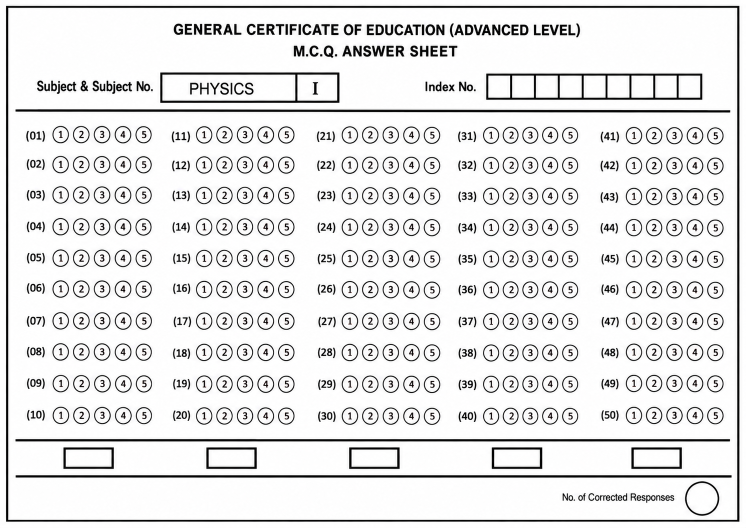
#> input picture ml/images/blank_sheet.png, 1491 x 1055 px, found by its file name (shown at 1/2 size)
$ python main.py
#> lines starting #> are read from the running program, lines starting #| are printed output that depends on the picture; pictures that were not available may be replaced by others from this repository, and a replacement may not be noted
import cv2
import numpy as np
import matplotlib.pyplot as plt
import os
import glob


# ============================================
# 1. IMAGE PATHS
# ============================================

image_folder = "ml/images"

blank_image_path = os.path.join(
    image_folder,
    "blank_sheet.png"
)


# ============================================
# 2. FIND TEST SHEET
# ============================================

possible_test_files = [
    "test_sheet_01.jpg",
    "test_sheet_01.jpeg",
    "test_sheet_01.png",
    "test_sheet_01.webp"
]

test_image_path = None


for filename in possible_test_files:

    path = os.path.join(
        image_folder,
        filename
    )

    if os.path.exists(path):

        test_image_path = path

        break


if test_image_path is None:

    print("\nERROR: Test sheet was not found.")

    print("\nFiles currently inside ml/images:")

    for file in glob.glob(
        os.path.join(image_folder, "*")
    ):

        print(
            " -",
            os.path.basename(file)
        )

    exit()


# ============================================
# 3. LOAD IMAGES
# ============================================

blank_image = cv2.imread(
    blank_image_path
)
#> blank_image is the input picture: shape (1055, 1491, 3); mean B, G, R 229.4, 229.3, 229.4

test_image = cv2.imread(
    test_image_path
)
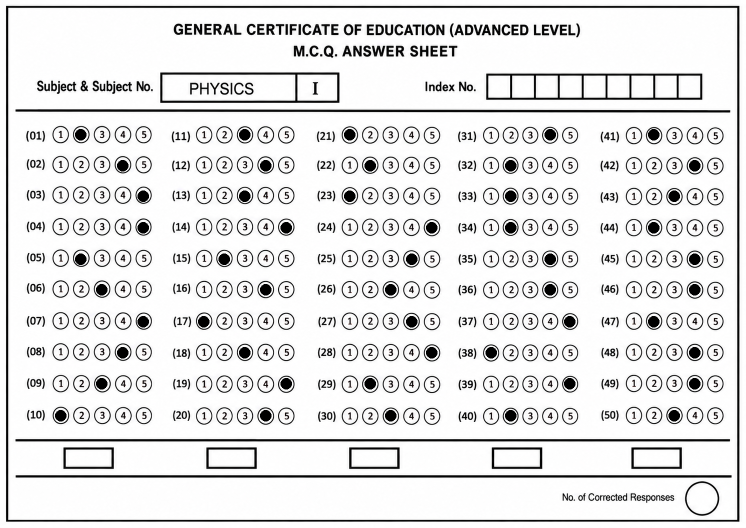
#> input picture ml/images/test_sheet_01.png, 1491 x 1055 px, given in place of test_sheet_01.jpg, which was not available (shown at 1/2 size)
#> test_image is the input picture: shape (1055, 1491, 3); mean B, G, R 226.6, 226.5, 226.6


if blank_image is None:

    print(
        "ERROR: Blank sheet could not be loaded."
    )

    exit()


if test_image is None:

    print(
        "ERROR: Test sheet could not be loaded."
    )

    exit()


print(
    "Blank sheet loaded successfully!"
)

print(
    "Test sheet loaded successfully!"
)

print(
    "Test sheet:",
    test_image_path
)


# ============================================
# 4. RESIZE IMAGES
# ============================================

target_width = 1000


# Blank sheet

blank_height, blank_width = (
    blank_image.shape[:2]
)
#> blank_height = 1055; blank_width = 1491

scale_blank = (
    target_width / blank_width
)
#> scale_blank = 0.671

blank_target_height = int(
    blank_height * scale_blank
)
#> blank_target_height = 707

blank_resized = cv2.resize(
    blank_image,
    (
        target_width,
        blank_target_height
    )
)
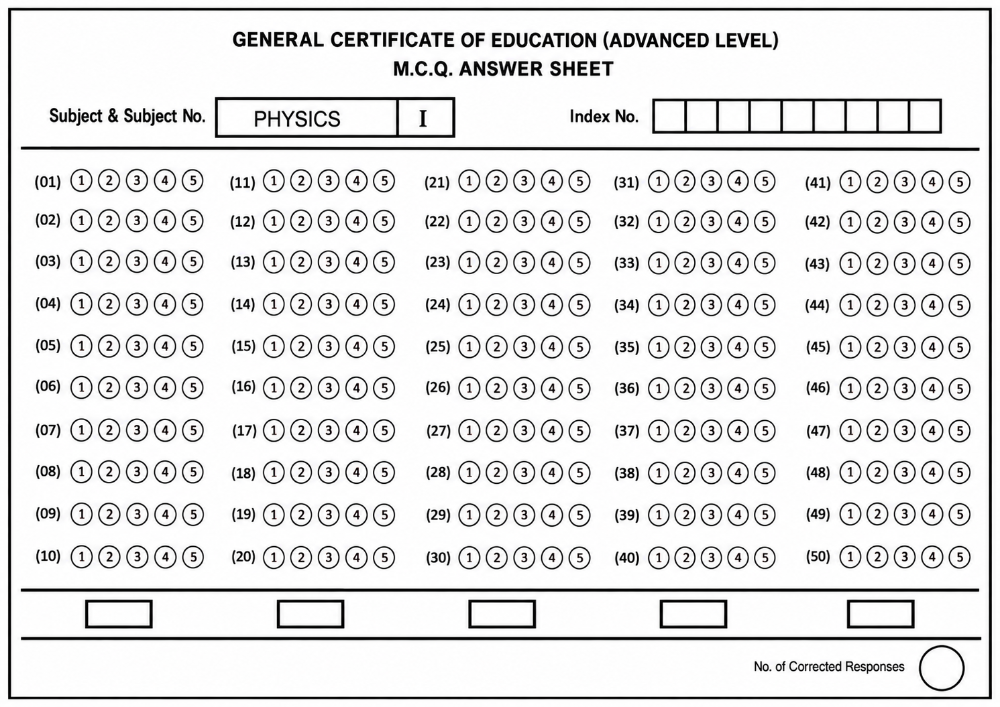
#> blank_resized: shape (707, 1000, 3); mean B, G, R 229.2, 229.1, 229.2


# Test sheet

test_height, test_width = (
    test_image.shape[:2]
)
#> test_height = 1055; test_width = 1491

scale_test = (
    target_width / test_width
)
#> scale_test = 0.671

test_target_height = int(
    test_height * scale_test
)
#> test_target_height = 707

test_resized = cv2.resize(
    test_image,
    (
        target_width,
        test_target_height
    )
)


# ============================================
# 5. CONVERT TO GRAYSCALE
# ============================================

blank_gray = cv2.cvtColor(
    blank_resized,
    cv2.COLOR_BGR2GRAY
)

test_gray = cv2.cvtColor(
    test_resized,
    cv2.COLOR_BGR2GRAY
)


# ============================================
# 6. EXPECTED BUBBLE POSITIONS
# ============================================

expected_x = [
    81, 109, 137, 165, 193,
    273, 301, 328, 356, 384,
    469, 496, 524, 552, 579,
    659, 685, 711, 738, 765,
    850, 877, 904, 932, 959
]


expected_y = [
    181, 221, 262, 305, 346,
    388, 430, 472, 515, 557
]


# ============================================
# 7. OPTIONS
# ============================================

options = [
    "A",
    "B",
    "C",
    "D",
    "E"
]


# ============================================
# 8. QUESTION BLOCKS
# ============================================

blocks = [
    (0, 5),
    (5, 10),
    (10, 15),
    (15, 20),
    (20, 25)
]


# ============================================
# 9. CREATE QUESTION STRUCTURE
# ============================================

questions = []


for block_index, (
    start_col,
    end_col
) in enumerate(blocks):

    for row in range(10):

        question_number = (
            block_index * 10
            + row
            + 1
        )

        question_options = []


        for column_index in range(
            start_col,
            end_col
        ):

            x = expected_x[
                column_index
            ]

            y = expected_y[row]

            option_index = (
                column_index
                - start_col
            )


            question_options.append(
                {
                    "option":
                        options[option_index],

                    "x":
                        x,

                    "y":
                        y
                }
            )


        questions.append(
            {
                "question":
                    question_number,

                "options":
                    question_options
            }
        )


# ============================================
# 10. DARKNESS FUNCTION
# ============================================

def calculate_darkness(
    gray_image,
    center_x,
    center_y,
    radius=7
):

    x1 = max(
        0,
        center_x - radius
    )

    x2 = min(
        gray_image.shape[1],
        center_x + radius
    )

    y1 = max(
        0,
        center_y - radius
    )

    y2 = min(
        gray_image.shape[0],
        center_y + radius
    )


    roi = gray_image[
        y1:y2,
        x1:x2
    ]


    mean_value = np.mean(roi)


    darkness = (
        255 - mean_value
    )


    return darkness


# ============================================
# 11. OMR THRESHOLDS
# ============================================

# Minimum extra darkness required
# to consider a bubble filled.

MARK_THRESHOLD = 40


# Minimum difference between the
# strongest and second strongest bubble.

MIN_MARGIN = 15


# ============================================
# 12. DETECT EACH QUESTION
# ============================================

detected_answers = []


for question in questions:

    question_number = (
        question["question"]
    )

    option_results = []


    # ----------------------------------------
    # Calculate difference for A-E
    # ----------------------------------------

    for option in question["options"]:

        x = option["x"]

        y = option["y"]


        blank_darkness = (
            calculate_darkness(
                blank_gray,
                x,
                y
            )
        )


        test_darkness = (
            calculate_darkness(
                test_gray,
                x,
                y
            )
        )


        difference = (
            test_darkness
            - blank_darkness
        )


        option_results.append(
            {
                "option":
                    option["option"],

                "blank_darkness":
                    blank_darkness,

                "test_darkness":
                    test_darkness,

                "difference":
                    difference,

                "x":
                    x,

                "y":
                    y
            }
        )


    # ----------------------------------------
    # Find bubbles above threshold
    # ----------------------------------------

    marked_options = []

    for option in option_results:

        if (
            option["difference"]
            >= MARK_THRESHOLD
        ):

            marked_options.append(
                option
            )


    # ----------------------------------------
    # CLASSIFICATION
    # ----------------------------------------

    if len(marked_options) == 0:

        status = "BLANK"

        answer = "-"

        confidence = 0


    elif len(marked_options) == 1:

        selected_option = (
            marked_options[0]
        )

        answer = (
            selected_option["option"]
        )

        status = "SELECTED"

        confidence = (
            selected_option["difference"]
        )


    else:

        # More than one bubble
        # appears to be filled.

        status = "MULTIPLE"

        answer = "-"

        confidence = max(
            option["difference"]
            for option in marked_options
        )


    # ----------------------------------------
    # Calculate margin
    # ----------------------------------------

    sorted_options = sorted(
        option_results,
        key=lambda item:
        item["difference"],
        reverse=True
    )


    highest_difference = (
        sorted_options[0]["difference"]
    )

    second_difference = (
        sorted_options[1]["difference"]
    )


    margin = (
        highest_difference
        - second_difference
    )


    # ----------------------------------------
    # Check confidence for selected answer
    # ----------------------------------------

    if status == "SELECTED":

        if margin < MIN_MARGIN:

            status = "UNCERTAIN"


    # ----------------------------------------
    # Store result
    # ----------------------------------------

    detected_answers.append(
        {
            "question":
                question_number,

            "answer":
                answer,

            "status":
                status,

            "confidence":
                confidence,

            "margin":
                margin,

            "options":
                option_results
        }
    )
#> this loop made 50 passes
#> (answer, confidence) on passes 1 to 12: ('B', 179.5), ('D', 176.9), ('E', 174.1), ('E', 179.6), ('B', 169), ('C', 180.9), ('E', 170.1), ('D', 177.9), ('C', 180.7), ('A', 191.5), ('C', 180.1), ('D', 173.7)


# ============================================
# 13. DISPLAY RESULTS
# ============================================

print("\n")
print(
    "============================================"
)

print(
    "           OMR RESULTS"
)

print(
    "============================================"
)


for result in detected_answers:

    print(
        f"Q{result['question']:02d} "
        f"-> {result['answer']:1s} "
        f"| {result['status']:9s} "
        f"| Difference: "
        f"{result['confidence']:.2f}"
    )
#> this loop made 50 passes
#| Q01 -> B | SELECTED  | Difference: 179.52
#| Q02 -> D | SELECTED  | Difference: 176.88
#| Q03 -> E | SELECTED  | Difference: 174.11
#| Q04 -> E | SELECTED  | Difference: 179.62
#| Q05 -> B | SELECTED  | Difference: 169.04
#| Q06 -> C | SELECTED  | Difference: 180.88
#| Q07 -> E | SELECTED  | Difference: 170.14
#| Q08 -> D | SELECTED  | Difference: 177.93
#> (further printed lines are left out)


# ============================================
# 14. SUMMARY
# ============================================

selected_count = 0
blank_count = 0
multiple_count = 0
uncertain_count = 0


for result in detected_answers:

    if result["status"] == "SELECTED":

        selected_count += 1

    elif result["status"] == "BLANK":

        blank_count += 1

    elif result["status"] == "MULTIPLE":

        multiple_count += 1

    elif result["status"] == "UNCERTAIN":

        uncertain_count += 1


print("\n")
print(
    "============================================"
)

print(
    "           OMR SUMMARY"
)

print(
    "============================================"
)

print(
    "Selected:",
    selected_count
)
#| Selected: 50

print(
    "Blank:",
    blank_count
)
#| Blank: 0

print(
    "Multiple:",
    multiple_count
)
#| Multiple: 0

print(
    "Uncertain:",
    uncertain_count
)
#| Uncertain: 0


# ============================================
# 15. DRAW RESULTS
# ============================================

result_image = test_resized.copy()


for result in detected_answers:

    question_number = (
        result["question"]
    )

    answer = result["answer"]

    status = result["status"]


    # Skip if blank

    if status == "BLANK":

        continue


    # Skip if multiple

    if status == "MULTIPLE":

        continue


    # Skip if uncertain

    if status == "UNCERTAIN":

        continue


    # Find selected option

    selected_option = None


    for option in result["options"]:

        if option["option"] == answer:

            selected_option = option

            break


    if selected_option is None:

        continue


    x = selected_option["x"]

    y = selected_option["y"]


    # Draw red circle

    cv2.circle(
        result_image,
        (x, y),
        10,
        (0, 0, 255),
        2
    )


    # Draw question number

    cv2.putText(
        result_image,
        str(question_number),
        (x - 8, y - 12),
        cv2.FONT_HERSHEY_SIMPLEX,
        0.35,
        (255, 0, 0),
        1
    )
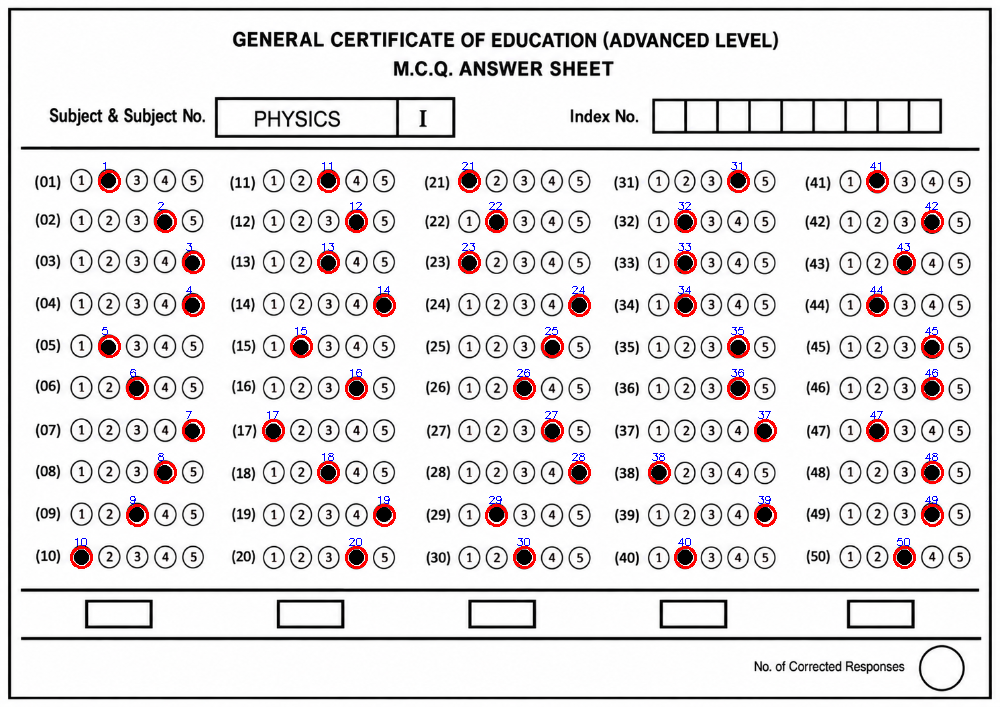
#> result_image: shape (707, 1000, 3); mean B, G, R 224.3, 223.7, 227.3


# ============================================
# 16. DISPLAY RESULT
# ============================================

result_rgb = cv2.cvtColor(
    result_image,
    cv2.COLOR_BGR2RGB
)


plt.figure(
    figsize=(12, 7)
)

plt.imshow(
    result_rgb
)

plt.title(
    "OMR Answer Classification"
)

plt.axis("off")

plt.show()
